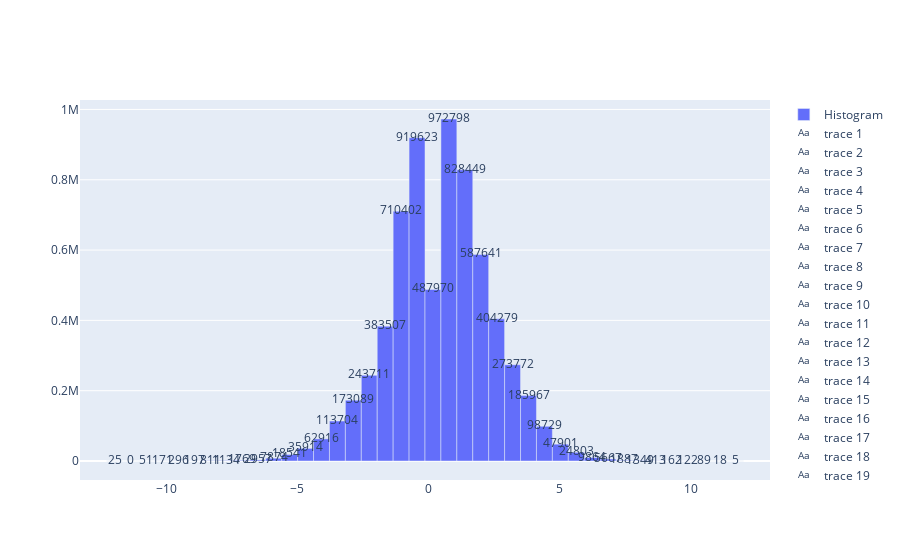

This figure's notebook cell:
### Code cell
# Plot the figure
counts, bins = np.histogram(df_interest['LogOddRatio'], bins=40)
bin_midpoints = bins[:-1] + np.diff(bins)/2

fig = go.Figure()

fig.add_trace(go.Bar(
    x=bin_midpoints,
    y=counts,
    width=np.diff(bins), # makes bars have correct widths
    name='Histogram'
))
# add text labels for counts
for i in range(len(counts)):
    fig.add_trace(go.Scatter(
        x=[bin_midpoints[i]],
        y=[counts[i]],
        text=[str(counts[i])],
        mode='text',
    ))

fig.show()

### Figure 1 — Plotly figure (JSON) as saved in the notebook; plotly's stock layout.template omitted (floating-point values rounded to 4 significant figures)
{"data": [{"name": "Histogram", "type": "bar", "width": [0.607, 0.607, 0.607, 0.607, 0.607, 0.607, 0.607, 0.607, 0.607, 0.607, 0.607, 0.607, 0.607, 0.607, 0.607, 0.607, 0.607, 0.607, 0.607, 0.607, 0.607, 0.607, 0.607, 0.607, 0.607, 0.607, 0.607, 0.607, 0.607, 0.607, 0.607, 0.607, 0.607, 0.607, 0.607, 0.607, 0.607, 0.607, 0.607, 0.607], "x": [-11.97, -11.37, -10.76, -10.15, -9.545, -8.938, -8.331, -7.724, -7.117, -6.51, -5.903, -5.296, -4.689, -4.082, -3.475, -2.868, -2.261, -1.654, -1.047, -0.44, 0.167, 0.7741, 1.381, 1.988, 2.595, 3.202, 3.809, 4.416, 5.023, 5.63, 6.237, 6.844, 7.451, 8.058, 8.665, 9.272, 9.879, 10.49, 11.09, 11.7], "y": [25, 0, 51, 171, 296, 197, 811, 1134, 1769, 2957, 7874, 18541, 35914, 62916, 113704, 173089, 243711, 383507, 710402, 919623, 487970, 972798, 828449, 587641, 404279, 273772, 185967, 98729, 47901, 24803, 9864, 5667, 1887, 1349, 413, 162, 122, 89, 18, 5]}, {"mode": "text", "text": ["25"], "type": "scatter", "x": [-11.97], "y": [25]}, {"mode": "text", "text": ["0"], "type": "scatter", "x": [-11.37], "y": [0]}, {"mode": "text", "text": ["51"], "type": "scatter", "x": [-10.76], "y": [51]}, {"mode": "text", "text": ["171"], "type": "scatter", "x": [-10.15], "y": [171]}, {"mode": "text", "text": ["296"], "type": "scatter", "x": [-9.545], "y": [296]}, {"mode": "text", "text": ["197"], "type": "scatter", "x": [-8.938], "y": [197]}, {"mode": "text", "text": ["811"], "type": "scatter", "x": [-8.331], "y": [811]}, {"mode": "text", "text": ["1134"], "type": "scatter", "x": [-7.724], "y": [1134]}, {"mode": "text", "text": ["1769"], "type": "scatter", "x": [-7.117], "y": [1769]}, {"mode": "text", "text": ["2957"], "type": "scatter", "x": [-6.51], "y": [2957]}, {"mode": "text", "text": ["7874"], "type": "scatter", "x": [-5.903], "y": [7874]}, {"mode": "text", "text": ["18541"], "type": "scatter", "x": [-5.296], "y": [18541]}, {"mode": "text", "text": ["35914"], "type": "scatter", "x": [-4.689], "y": [35914]}, {"mode": "text", "text": ["62916"], "type": "scatter", "x": [-4.082], "y": [62916]}, {"mode": "text", "text": ["113704"], "type": "scatter", "x": [-3.475], "y": [113704]}, {"mode": "text", "text": ["173089"], "type": "scatter", "x": [-2.868], "y": [173089]}, {"mode": "text", "text": ["243711"], "type": "scatter", "x": [-2.261], "y": [243711]}, {"mode": "text", "text": ["383507"], "type": "scatter", "x": [-1.654], "y": [383507]}, {"mode": "text", "text": ["710402"], "type": "scatter", "x": [-1.047], "y": [710402]}, {"mode": "text", "text": ["919623"], "type": "scatter", "x": [-0.44], "y": [919623]}, {"mode": "text", "text": ["487970"], "type": "scatter", "x": [0.167], "y": [487970]}, {"mode": "text", "text": ["972798"], "type": "scatter", "x": [0.7741], "y": [972798]}, {"mode": "text", "text": ["828449"], "type": "scatter", "x": [1.381], "y": [828449]}, {"mode": "text", "text": ["587641"], "type": "scatter", "x": [1.988], "y": [587641]}, {"mode": "text", "text": ["404279"], "type": "scatter", "x": [2.595], "y": [404279]}, {"mode": "text", "text": ["273772"], "type": "scatter", "x": [3.202], "y": [273772]}, {"mode": "text", "text": ["185967"], "type": "scatter", "x": [3.809], "y": [185967]}, {"mode": "text", "text": ["98729"], "type": "scatter", "x": [4.416], "y": [98729]}, {"mode": "text", "text": ["47901"], "type": "scatter", "x": [5.023], "y": [47901]}, {"mode": "text", "text": ["24803"], "type": "scatter", "x": [5.63], "y": [24803]}, {"mode": "text", "text": ["9864"], "type": "scatter", "x": [6.237], "y": [9864]}, {"mode": "text", "text": ["5667"], "type": "scatter", "x": [6.844], "y": [5667]}, {"mode": "text", "text": ["1887"], "type": "scatter", "x": [7.451], "y": [1887]}, {"mode": "text", "text": ["1349"], "type": "scatter", "x": [8.058], "y": [1349]}, {"mode": "text", "text": ["413"], "type": "scatter", "x": [8.665], "y": [413]}, {"mode": "text", "text": ["162"], "type": "scatter", "x": [9.272], "y": [162]}, {"mode": "text", "text": ["122"], "type": "scatter", "x": [9.879], "y": [122]}, {"mode": "text", "text": ["89"], "type": "scatter", "x": [10.49], "y": [89]}, {"mode": "text", "text": ["18"], "type": "scatter", "x": [11.09], "y": [18]}, {"mode": "text", "text": ["5"], "type": "scatter", "x": [11.7], "y": [5]}], "layout": {"autosize": true, "xaxis": {"autorange": true, "range": [-13.29, 13.02], "type": "linear"}, "yaxis": {"autorange": true, "range": [-54040.0, 1027000.0], "type": "linear"}}}
